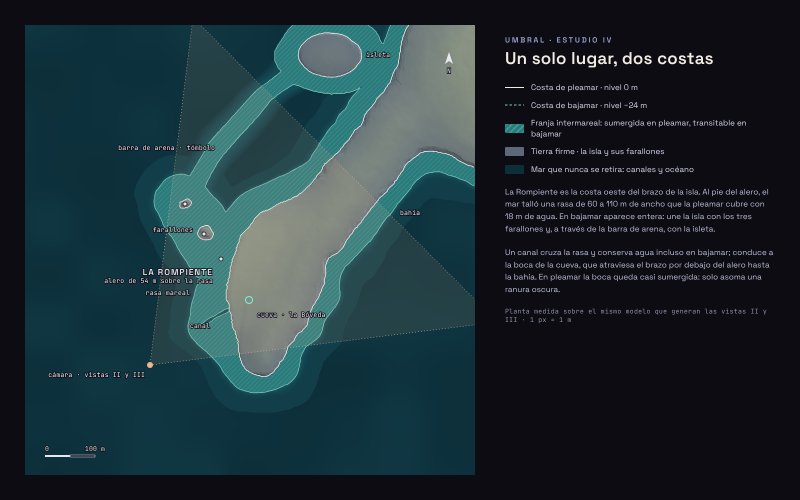
#> input picture explorations/umbral/rompiente/img/iv-continuidad.png, 1600 x 1000 px (shown at 1/2 size)
$ python continuity.py ../img/iv-continuidad.png
#> lines starting #> are read from the running program, lines starting #| are printed output that depends on the picture
"""Estudio IV · Continuidad geográfica.

La planta sale de la misma geometría que pintan las vistas II y III: se mide
la altura del modelo cada metro (shader/rompiente.frag, modo DBG = −2) y se
trazan dos costas, la de pleamar (0 m) y la de bajamar (−24 m). Lo que queda
entre ambas es lo que la marea esconde y revela.

uso: python3 continuity.py <height.png>   → img/iv-continuidad.png
"""

import base64
import io
import os
import subprocess
import sys

import numpy as np
from PIL import Image

ROOT = os.path.dirname(os.path.dirname(os.path.abspath(__file__)))
SRC = os.path.dirname(os.path.abspath(__file__))
WORK = os.path.join(ROOT, "work")
IMG = os.path.join(ROOT, "img")

raw = np.asarray(Image.open(sys.argv[1]).convert("RGB"), np.float32) / 255.0
v = raw[..., 0] + raw[..., 1] / 255.0
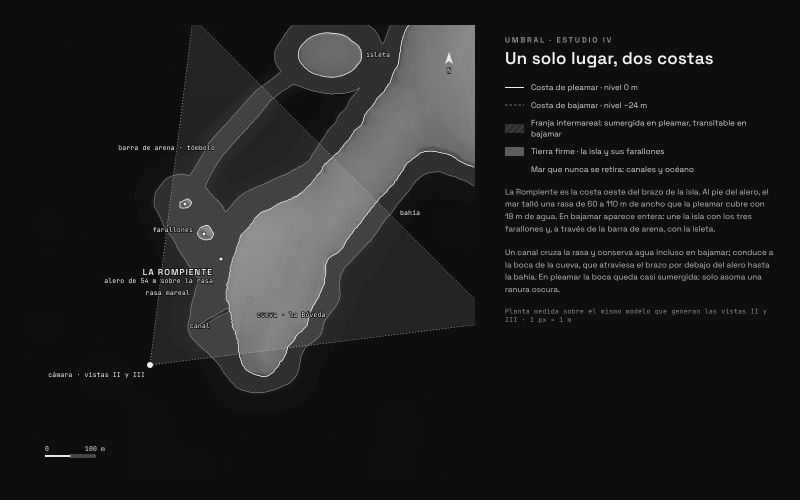
#> v: shape (1000, 1600) float32 (shown at 1/2 size); min 0.0438, max 0.949, mean 0.122
H = v * 200.0 - 60.0                      # altura en metros
# la fila 0 del PNG ya es el norte (z = 900)
N = H.shape[0]                            # 1 px = 1 m; x ∈ [−450, 450], z ∈ [0, 900]
#> N = 1000


def hexc(h):
    return np.array([int(h[i:i + 2], 16) for i in (1, 3, 5)], np.float32) / 255


# --- relleno -----------------------------------------------------------------
img = np.zeros((N, N, 3), np.float32)
deep, mid, tidal, land, high = hexc("#0d2f3a"), hexc("#17505c"), hexc("#3f9e98"), hexc("#5d6878"), hexc("#8a9585")
d = np.clip((-24 - H) / 22, 0, 1)[..., None]
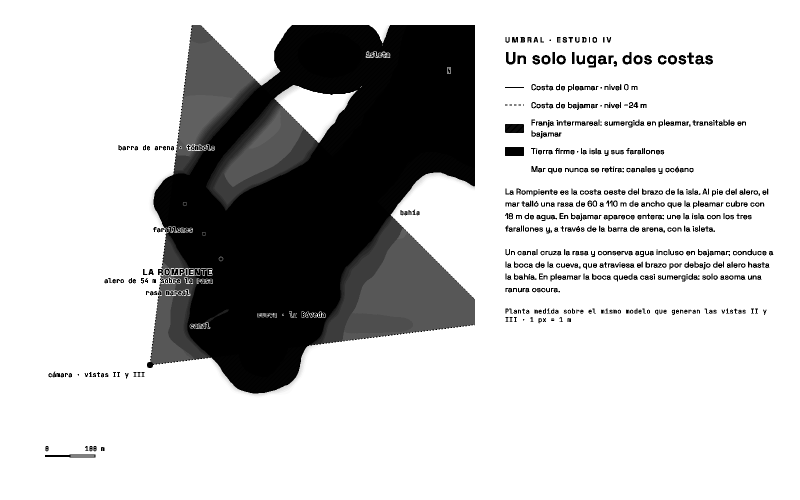
#> d: shape (1000, 1600, 1) float32 (shown at 1/2 size); min 0, max 1, mean 0.778
#> (the run stopped early here; a loop or call above may not have finished)

$ run again, with explorations/umbral/rompiente/img/cala-corte.png copied over explorations/umbral/rompiente/img/iv-continuidad.png
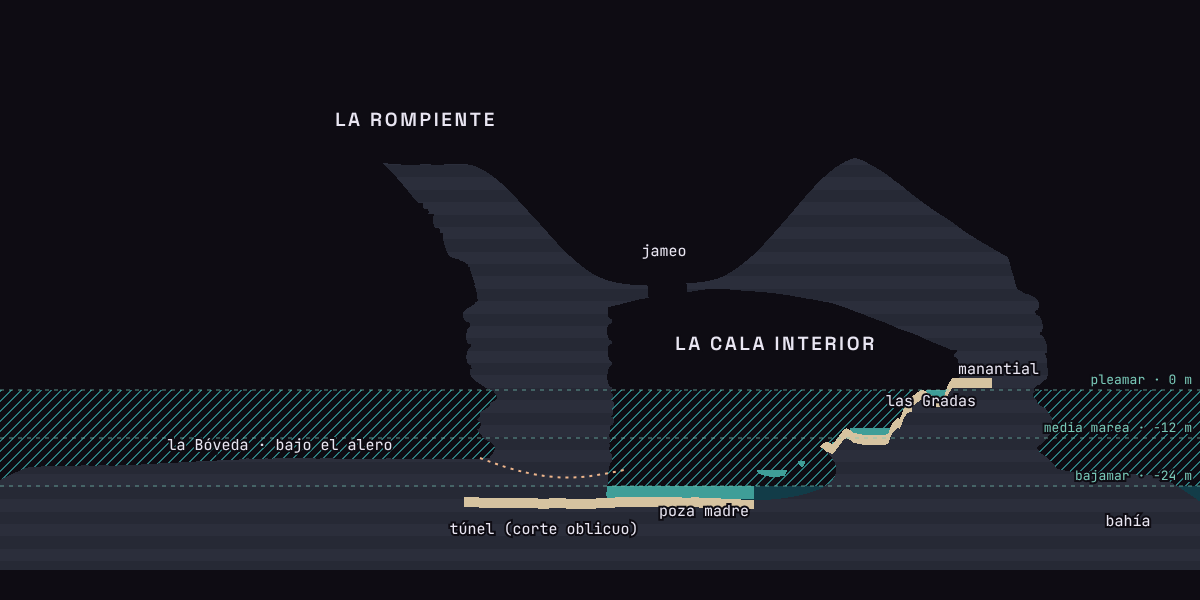
#> input picture explorations/umbral/rompiente/img/cala-corte.png, 1200 x 600 px
#> `v = raw[..., 0] + raw[..., 1] / 255.0`:
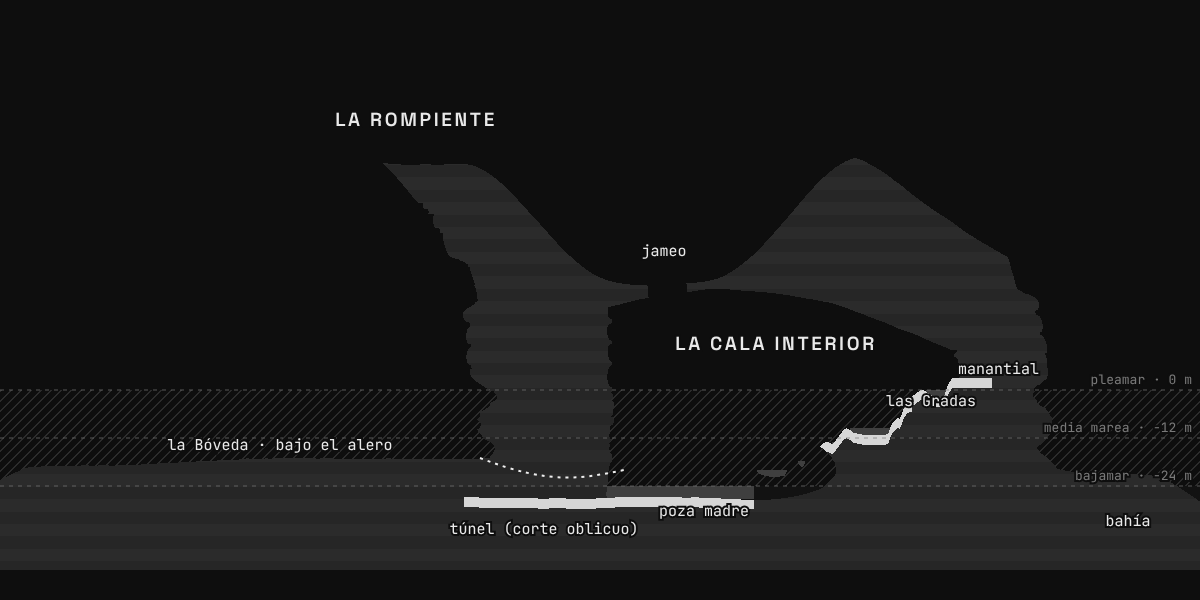
#> v: shape (600, 1200) float32; min 0.0472, max 0.94, mean 0.0964
#> `d = np.clip((-24 - H) / 22, 0, 1)[..., None]`:
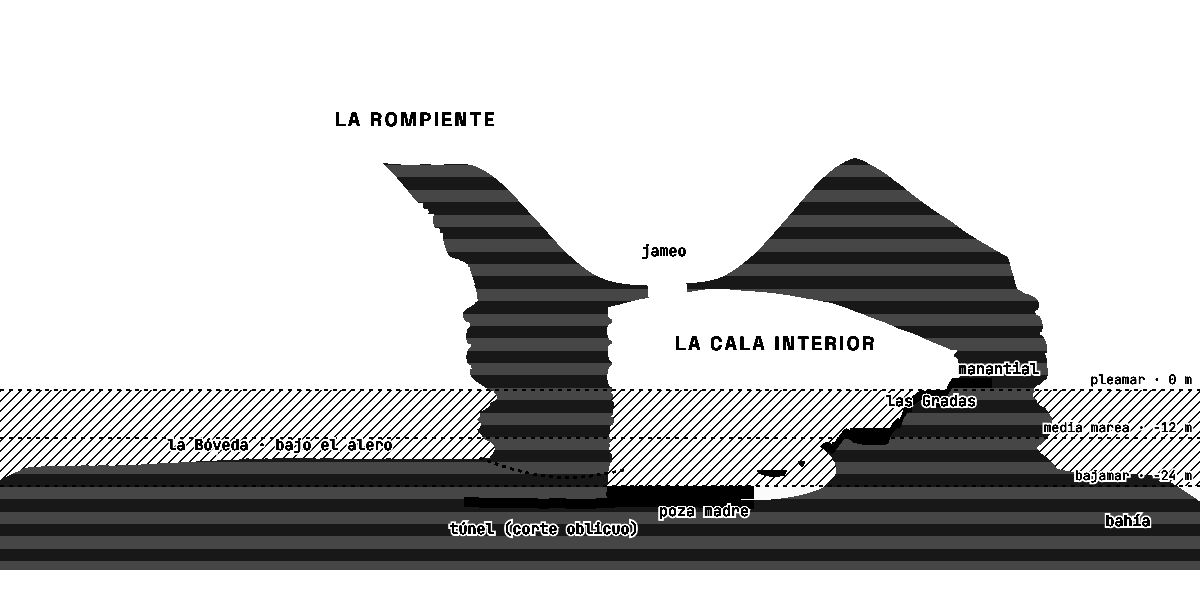
#> d: shape (600, 1200, 1) float32; min 0, max 1, mean 0.741

$ run again, with explorations/umbral/rompiente/img/i-orbita-escala.png copied over explorations/umbral/rompiente/img/iv-continuidad.png
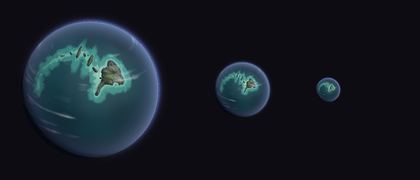
#> input picture explorations/umbral/rompiente/img/i-orbita-escala.png, 420 x 180 px
#> `H = v * 200.0 - 60.0`:
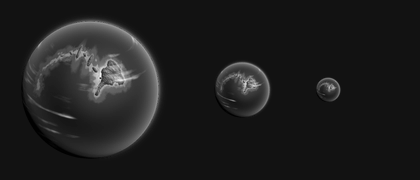
#> H: shape (180, 420) float32; min -59.19, max 85.04, mean -42.3; drawn with min black and max white
#> `d = np.clip((-24 - H) / 22, 0, 1)[..., None]`:
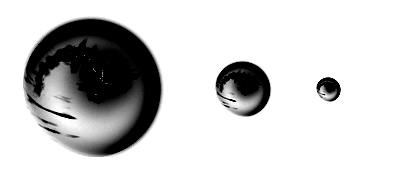
#> d: shape (180, 420, 1) float32; min 0, max 1, mean 0.823

$ run again, with explorations/umbral/rompiente/img/i-orbita.png copied over explorations/umbral/rompiente/img/iv-continuidad.png
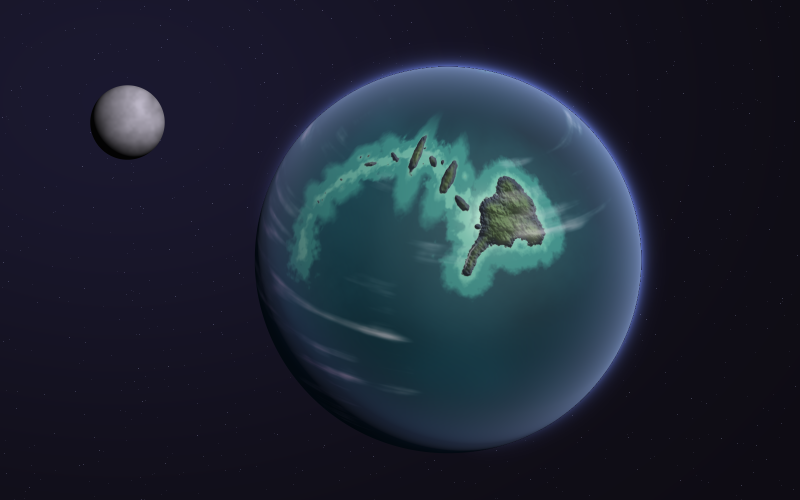
#> input picture explorations/umbral/rompiente/img/i-orbita.png, 1600 x 1000 px (shown at 1/2 size)
#> `v = raw[..., 0] + raw[..., 1] / 255.0`:
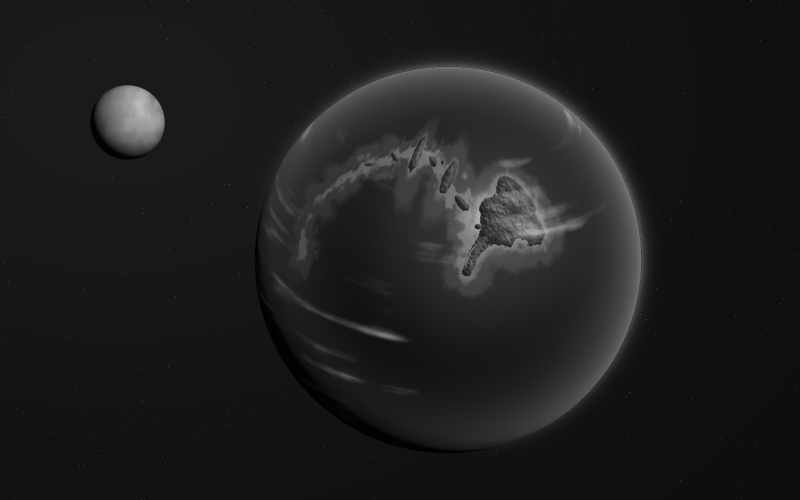
#> v: shape (1000, 1600) float32 (shown at 1/2 size); min 0.00403, max 0.843, mean 0.117
#> `d = np.clip((-24 - H) / 22, 0, 1)[..., None]`:
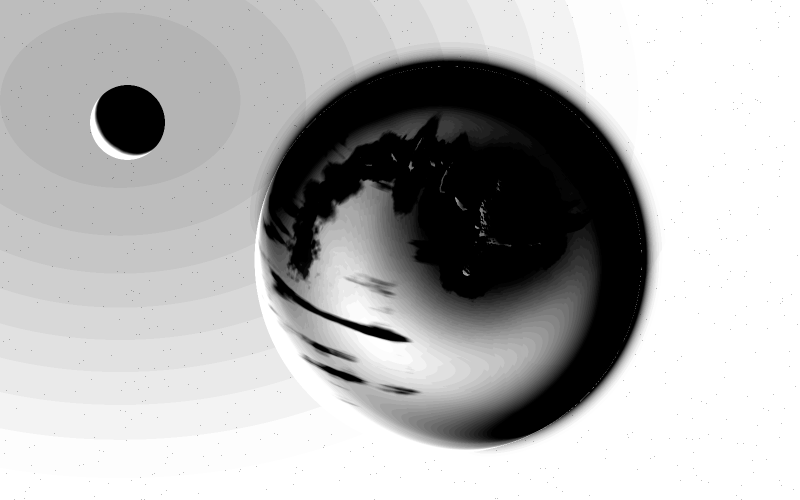
#> d: shape (1000, 1600, 1) float32 (shown at 1/2 size); min 0, max 1, mean 0.697
